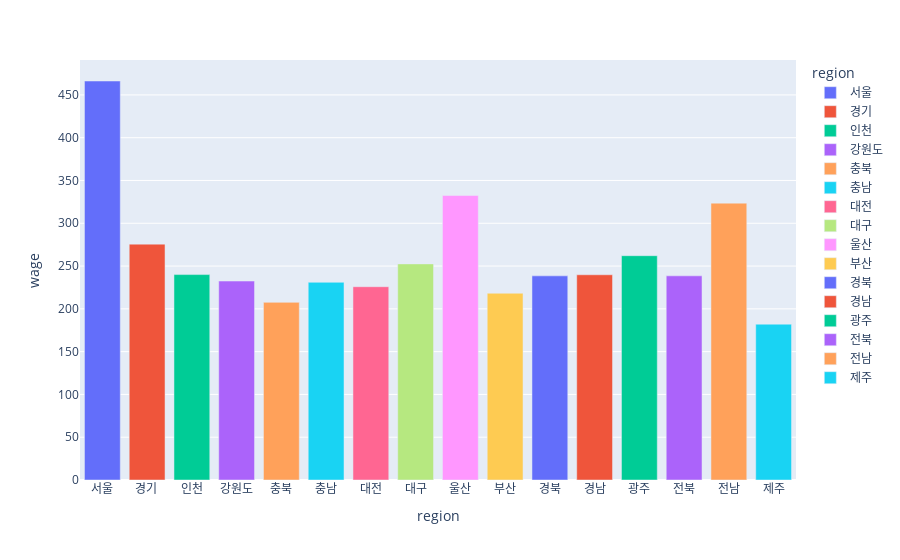

Notebook code for this chart:
### Code cell
fig = px.bar(wage, x='region', y='wage', color='region')
fig.show()

### Figure 1 — Plotly figure (JSON) as saved in the notebook; plotly's stock layout.template omitted (floating-point values rounded to 4 significant figures)
{"data": [{"alignmentgroup": "True", "hovertemplate": "region=%{x}<br>wage=%{y}<extra></extra>", "legendgroup": "서울", "marker": {"color": "#636efa"}, "name": "서울", "offsetgroup": "서울", "orientation": "v", "showlegend": true, "textposition": "auto", "type": "bar", "x": ["서울"], "xaxis": "x", "y": [466.2], "yaxis": "y"}, {"alignmentgroup": "True", "hovertemplate": "region=%{x}<br>wage=%{y}<extra></extra>", "legendgroup": "경기 ", "marker": {"color": "#EF553B"}, "name": "경기 ", "offsetgroup": "경기 ", "orientation": "v", "showlegend": true, "textposition": "auto", "type": "bar", "x": ["경기 "], "xaxis": "x", "y": [275.6], "yaxis": "y"}, {"alignmentgroup": "True", "hovertemplate": "region=%{x}<br>wage=%{y}<extra></extra>", "legendgroup": "인천", "marker": {"color": "#00cc96"}, "name": "인천", "offsetgroup": "인천", "orientation": "v", "showlegend": true, "textposition": "auto", "type": "bar", "x": ["인천"], "xaxis": "x", "y": [240.0], "yaxis": "y"}, {"alignmentgroup": "True", "hovertemplate": "region=%{x}<br>wage=%{y}<extra></extra>", "legendgroup": "강원도", "marker": {"color": "#ab63fa"}, "name": "강원도", "offsetgroup": "강원도", "orientation": "v", "showlegend": true, "textposition": "auto", "type": "bar", "x": ["강원도"], "xaxis": "x", "y": [232.5], "yaxis": "y"}, {"alignmentgroup": "True", "hovertemplate": "region=%{x}<br>wage=%{y}<extra></extra>", "legendgroup": "충북", "marker": {"color": "#FFA15A"}, "name": "충북", "offsetgroup": "충북", "orientation": "v", "showlegend": true, "textposition": "auto", "type": "bar", "x": ["충북"], "xaxis": "x", "y": [207.6], "yaxis": "y"}, {"alignmentgroup": "True", "hovertemplate": "region=%{x}<br>wage=%{y}<extra></extra>", "legendgroup": "충남", "marker": {"color": "#19d3f3"}, "name": "충남", "offsetgroup": "충남", "orientation": "v", "showlegend": true, "textposition": "auto", "type": "bar", "x": ["충남"], "xaxis": "x", "y": [231.0], "yaxis": "y"}, {"alignmentgroup": "True", "hovertemplate": "region=%{x}<br>wage=%{y}<extra></extra>", "legendgroup": "대전", "marker": {"color": "#FF6692"}, "name": "대전", "offsetgroup": "대전", "orientation": "v", "showlegend": true, "textposition": "auto", "type": "bar", "x": ["대전"], "xaxis": "x", "y": [225.9], "yaxis": "y"}, {"alignmentgroup": "True", "hovertemplate": "region=%{x}<br>wage=%{y}<extra></extra>", "legendgroup": "대구", "marker": {"color": "#B6E880"}, "name": "대구", "offsetgroup": "대구", "orientation": "v", "showlegend": true, "textposition": "auto", "type": "bar", "x": ["대구"], "xaxis": "x", "y": [252.5], "yaxis": "y"}, {"alignmentgroup": "True", "hovertemplate": "region=%{x}<br>wage=%{y}<extra></extra>", "legendgroup": "울산", "marker": {"color": "#FF97FF"}, "name": "울산", "offsetgroup": "울산", "orientation": "v", "showlegend": true, "textposition": "auto", "type": "bar", "x": ["울산"], "xaxis": "x", "y": [332.4], "yaxis": "y"}, {"alignmentgroup": "True", "hovertemplate": "region=%{x}<br>wage=%{y}<extra></extra>", "legendgroup": "부산", "marker": {"color": "#FECB52"}, "name": "부산", "offsetgroup": "부산", "orientation": "v", "showlegend": true, "textposition": "auto", "type": "bar", "x": ["부산"], "xaxis": "x", "y": [218.2], "yaxis": "y"}, {"alignmentgroup": "True", "hovertemplate": "region=%{x}<br>wage=%{y}<extra></extra>", "legendgroup": "경북", "marker": {"color": "#636efa"}, "name": "경북", "offsetgroup": "경북", "orientation": "v", "showlegend": true, "textposition": "auto", "type": "bar", "x": ["경북"], "xaxis": "x", "y": [238.5], "yaxis": "y"}, {"alignmentgroup": "True", "hovertemplate": "region=%{x}<br>wage=%{y}<extra></extra>", "legendgroup": "경남", "marker": {"color": "#EF553B"}, "name": "경남", "offsetgroup": "경남", "orientation": "v", "showlegend": true, "textposition": "auto", "type": "bar", "x": ["경남"], "xaxis": "x", "y": [239.8], "yaxis": "y"}, {"alignmentgroup": "True", "hovertemplate": "region=%{x}<br>wage=%{y}<extra></extra>", "legendgroup": "광주", "marker": {"color": "#00cc96"}, "name": "광주", "offsetgroup": "광주", "orientation": "v", "showlegend": true, "textposition": "auto", "type": "bar", "x": ["광주"], "xaxis": "x", "y": [262.1], "yaxis": "y"}, {"alignmentgroup": "True", "hovertemplate": "region=%{x}<br>wage=%{y}<extra></extra>", "legendgroup": "전북", "marker": {"color": "#ab63fa"}, "name": "전북", "offsetgroup": "전북", "orientation": "v", "showlegend": true, "textposition": "auto", "type": "bar", "x": ["전북"], "xaxis": "x", "y": [238.6], "yaxis": "y"}, {"alignmentgroup": "True", "hovertemplate": "region=%{x}<br>wage=%{y}<extra></extra>", "legendgroup": "전남", "marker": {"color": "#FFA15A"}, "name": "전남", "offsetgroup": "전남", "orientation": "v", "showlegend": true, "textposition": "auto", "type": "bar", "x": ["전남"], "xaxis": "x", "y": [323.5], "yaxis": "y"}, {"alignmentgroup": "True", "hovertemplate": "region=%{x}<br>wage=%{y}<extra></extra>", "legendgroup": "제주", "marker": {"color": "#19d3f3"}, "name": "제주", "offsetgroup": "제주", "orientation": "v", "showlegend": true, "textposition": "auto", "type": "bar", "x": ["제주"], "xaxis": "x", "y": [182.1], "yaxis": "y"}], "layout": {"barmode": "relative", "legend": {"title": {"text": "region"}, "tracegroupgap": 0}, "margin": {"t": 60}, "xaxis": {"anchor": "y", "categoryarray": ["서울", "경기 ", "인천", "강원도", "충북", "충남", "대전", "대구", "울산", "부산", "경북", "경남", "광주", "전북", "전남", "제주"], "categoryorder": "array", "domain": [0, 1], "title": {"text": "region"}}, "yaxis": {"anchor": "x", "domain": [0, 1], "title": {"text": "wage"}}}}
